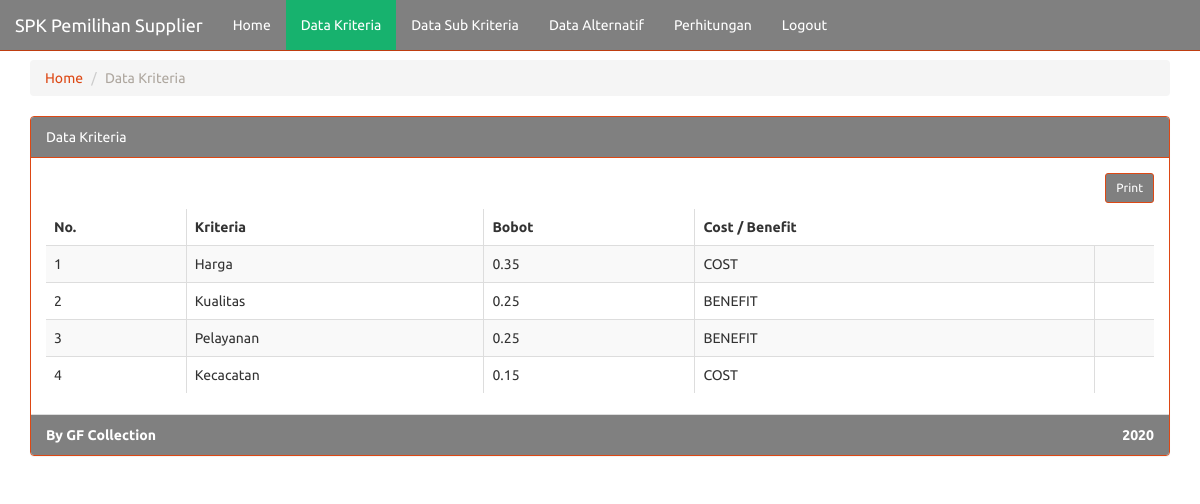
/kriteria.php (signed in), run on the app's committed database.
### tables this page shows
CREATE TABLE `kriteria` (
  `id_kriteria` int(11) NOT NULL,
  `kriteria` varchar(50) NOT NULL,
  `kepentingan` float NOT NULL,
  `cost_benefit` varchar(7) NOT NULL
);

### kriteria.php (the view, shortened to what this page needs)
<?php
	include('configdb.php');
?>
<!DOCTYPE html>
<html lang="en"><head><meta http-equiv="Content-Type" content="text/html; charset=UTF-8">
	<link href="ui/css/united.min.css" rel="stylesheet">
	<link rel="stylesheet" type="text/css" href="ui/css/datatables/dataTables.bootstrap.css">
	<link rel="stylesheet" type="text/css" href="ui/css/buttons.bootstrap.min.css">
  </head>
  <body>
	<div id="wrapper">
	<div class="container">
      <nav class="navbar navbar-default navbar-fixed-top" style="background-color:#808080;">
        <div class="container-fluid">
          <div class="navbar-header">
            <a class="navbar-brand" href="#"><?php echo $_SESSION['judul'];?></a>
          </div>
          <div id="navbar" class="navbar-collapse collapse" style="background-color:#808080;">
            <ul class="nav navbar-nav">
              <li><a href="index.php">Home</a></li>
              <li class="active"><a href="kriteria.php">Data Kriteria</a></li>
			   <li><a href="subkriteria.php">Data Sub Kriteria</a></li>
              <li><a href="alternatif.php">Data Alternatif</a></li>
              <li><a href="perhitungan.php">Perhitungan</a></li>
			  <li><a href="logout.php">Logout</a></li>
			</ul>
          </div>
        </div>
      </nav>
	  <br><br><br>
		<ol class="breadcrumb">
		  <li><a href="index.php">Home</a></li>
		  <li class="active">Data Kriteria</li>
		</ol>
	  <div id="page-wrapper">
      <div class="row">
      <div class="col-lg-12">
	  <div class="panel panel-primary">
		  <div class="panel-heading" style="background-color:#808080;">Data Kriteria</div>
		    <?php
							$kriteria = $mysqli->query("select * from kriteria");
		    ?>
		  <div class="panel-body table-responsive">
		  	<div class="text-right"><button class="btn btn-primary btn-sm" onclick="myFunction()" style="background-color:#808080;">Print</button></div>
			<table id="example" class="table table-striped table-bordered" cellspacing="0" width="100%">
			<thead>
				<tr>
					<th>No.</th>
					<th>Kriteria</th>
					<th>Bobot</th>
					<th>Cost / Benefit</th>
				</tr>
			</thead>
			<tbody>
										<?php
												$i = 1;
												while ($row = $kriteria->fetch_assoc()) {
													echo '<tr>';
													echo '<td>'.$i++.'</td>';
													echo '<td>'.ucwords($row["kriteria"]).'</td>';
													echo '<td>'.$row["kepentingan"].'</td>';
													echo '<td class="text-uppercase">'.$row["cost_benefit"].'</td>';
													echo '<td>';
										?>
										<?php
													echo '</tr>';
												}
										?>
			</tbody>
			</table>
		  </div>
		  <div class="panel-footer" style="background-color:#808080;"><b class="text-primary">By <?php echo $_SESSION['by'];?></b><b class="pull-right text-primary">2020</b></div>
		</div>
		</div>
	</div>
	</div>
	</div>
    </div>
</body></html>

### data on the page
kriteria: kriteria "Harga", kepentingan "0.35", cost_benefit "COST"
kriteria: kriteria "Kualitas", kepentingan "0.25", cost_benefit "BENEFIT"
kriteria: kriteria "Pelayanan", kepentingan "0.25", cost_benefit "BENEFIT"
kriteria: kriteria "Kecacatan", kepentingan "0.15", cost_benefit "COST"

### other printed values
$_SESSION['judul'] "SPK Pemilihan Supplier"
$_SESSION['by'] "GF Collection"
